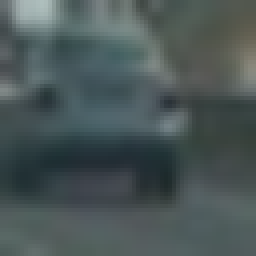
#> input picture data/vehicles/GTI_Far/image0024.png, 64 x 64 px (shown 4 times larger); its folder holds 3 pictures in this run; the run also reads 1 picture not shown here
$ jupyter execute --allow-errors P5.ipynb   (shell and % lines are left out)   (older library calls are emulated)
#> lines starting #> are read from the running program, lines starting #| are printed output that depends on the picture
### lesson_functions.py
import matplotlib.image as mpimg
import numpy as np
import cv2
from skimage.feature import hog
# Define a function to return HOG features and visualization
# [7 lines left out: function convert_color, not called in this run]

def get_hog_features(img, orient, pix_per_cell, cell_per_block,
                        vis=False, feature_vec=True):
    # Call with two outputs if vis==True
    if vis == True:
        features, hog_image = hog(img, orientations=orient,
                                  pixels_per_cell=(pix_per_cell, pix_per_cell),
                                  cells_per_block=(cell_per_block, cell_per_block),
                                  transform_sqrt=True,
                                  visualise=vis, feature_vector=feature_vec)
        return features, hog_image
    # Otherwise call with one output
    else:
        features = hog(img, orientations=orient,
                       pixels_per_cell=(pix_per_cell, pix_per_cell),
                       cells_per_block=(cell_per_block, cell_per_block),
                       transform_sqrt=True,
                       visualise=vis, feature_vector=feature_vec)
        return features

# Define a function to compute binned color features
def bin_spatial(img, size=(32, 32)):
    # Use cv2.resize().ravel() to create the feature vector
    features = cv2.resize(img, size).ravel()
    # Return the feature vector
    return features

# Define a function to compute color histogram features
# NEED TO CHANGE bins_range if reading .png files with mpimg!
def color_hist(img, nbins=32, bins_range=(0, 256)):
    # Compute the histogram of the color channels separately
    channel1_hist = np.histogram(img[:,:,0], bins=nbins, range=bins_range)
    channel2_hist = np.histogram(img[:,:,1], bins=nbins, range=bins_range)
    channel3_hist = np.histogram(img[:,:,2], bins=nbins, range=bins_range)
    # Concatenate the histograms into a single feature vector
    hist_features = np.concatenate((channel1_hist[0], channel2_hist[0], channel3_hist[0]))
    # Return the individual histograms, bin_centers and feature vector
    return hist_features

# Define a function to extract features from a list of images
# Have this function call bin_spatial() and color_hist()
def extract_features(imgs, color_space='RGB', spatial_size=(32, 32),
                        hist_bins=32, orient=9,
                        pix_per_cell=8, cell_per_block=2, hog_channel=0,
                        spatial_feat=True, hist_feat=True, hog_feat=True):
    # Create a list to append feature vectors to
    features = []
    # Iterate through the list of images
    for file in imgs:
        file_features = []
        # Read in each one by one
        image = mpimg.imread(file)
		#image = cv2.imread(file)
        # apply color conversion if other than 'RGB'
        if color_space != 'RGB':
            if color_space == 'HSV':
                feature_image = cv2.cvtColor(image, cv2.COLOR_RGB2HSV)
            elif color_space == 'LUV':
                feature_image = cv2.cvtColor(image, cv2.COLOR_RGB2LUV)
            elif color_space == 'HLS':
                feature_image = cv2.cvtColor(image, cv2.COLOR_RGB2HLS)
            elif color_space == 'YUV':
                feature_image = cv2.cvtColor(image, cv2.COLOR_RGB2YUV)
            elif color_space == 'YCrCb':
                feature_image = cv2.cvtColor(image, cv2.COLOR_RGB2YCrCb)
        else: feature_image = np.copy(image)

        if spatial_feat == True:
            spatial_features = bin_spatial(feature_image, size=spatial_size)
            file_features.append(spatial_features)
        if hist_feat == True:
            # Apply color_hist()
            hist_features = color_hist(feature_image, nbins=hist_bins)
            file_features.append(hist_features)
        if hog_feat == True:
        # Call get_hog_features() with vis=False, feature_vec=True
            if hog_channel == 'ALL':
                hog_features = []
                for channel in range(feature_image.shape[2]):
                    hog_features.append(get_hog_features(feature_image[:,:,channel],
                                        orient, pix_per_cell, cell_per_block,
                                        vis=False, feature_vec=True))
                hog_features = np.ravel(hog_features)
            else:
                hog_features = get_hog_features(feature_image[:,:,hog_channel], orient,
                            pix_per_cell, cell_per_block, vis=False, feature_vec=True)
            # Append the new feature vector to the features list
            file_features.append(hog_features)
        features.append(np.concatenate(file_features))
    # Return list of feature vectors
    return features

# Define a function that takes an image,
# start and stop positions in both x and y,
# window size (x and y dimensions),
# and overlap fraction (for both x and y)
# [132 lines left out: functions slide_window, draw_boxes, single_img_features, search_windows, not called in this run]

### P5.ipynb
# Self-Driving Car Engineer Nanodegree

## Project: **Vehicle Detection**

---

The goals / steps of this project are the following:

* Perform a Histogram of Oriented Gradients (HOG) feature extraction on a labeled training set of images and train a classifier Linear SVM classifier
* Optionally, you can also apply a color transform and append binned color features, as well as histograms of color, to your HOG feature vector.
* Note: for those first two steps don't forget to normalize your features and randomize a selection for training and testing.
* Implement a sliding-window technique and use your trained classifier to search for vehicles in images.
* Run your pipeline on a video stream (start with the test_video.mp4 and later implement on full project_video.mp4) and create a heat map of recurring detections frame by frame to reject outliers and follow detected vehicles.
* Estimate a bounding box for vehicles detected.
---

## Import Packages

[cell 1]
#importing some useful packages
from skimage.feature import hog
from sklearn.svm import LinearSVC
from sklearn.preprocessing import StandardScaler
from sklearn.model_selection import train_test_split
from scipy.ndimage.measurements import label
from sklearn.utils import shuffle
from lesson_functions import *
import matplotlib.image as mpimg
import matplotlib.pyplot as plt
import numpy as np
import pickle
import cv2
import glob
import time

## Data Exploration

### Read in Image files, split it to Trainning and Test set, Image visualization

[cell 2]
## Manually split files in each folder with 0.8/0.2 Train/Test as there are time sequence samples in GTI imaages
def file_split(path, rate=0.8):
    file = glob.glob(path + '/*.png')
    cut = int(rate*len(file))
    #print (cut)
    file1 = file[:cut]
    file2 = file[cut:]

    #print (file1[len(file1)-1], file2[0])
    return file1, file2

car_train_file, car_test_file = [], []
not_car_train_file, not_car_test_file = [], []

for dir in glob.glob('data/vehicles/*'):
    file1, file2 = file_split(dir)
    car_train_file.extend(file1)
    car_test_file.extend(file2)
#> pass 2 of the loop `for dir in glob.glob('data/vehicles/*'):`:

for dir in glob.glob('data/non-vehicles/*'):
    file1, file2 = file_split(dir)
    not_car_train_file.extend(file1)
    not_car_test_file.extend(file2)

print ('There are {} car images, split {} for training and {} for test'.
       format((len(car_train_file)+len(car_test_file)),len(car_train_file), len(car_test_file)))
print ('There are {} non_car images, split {} for training and {} for test'.
       format((len(not_car_train_file)+len(not_car_test_file)), len(not_car_train_file), len(not_car_test_file)))

# Sample image visualzation
fig, axs = plt.subplots(2, 5, figsize=(10,5))
axs = axs.ravel()
for i in range(5):
    #plt.subplot(1, 5, i+1)
    image1 = mpimg.imread(car_train_file[np.random.randint(0, len(car_train_file))])
#> image1 is the input picture: shape (64, 64, 3) float32; mean R, G, B 0.292, 0.34, 0.341
    axs[i].axis('off')
    axs[i].set_title(str(i+1)+'-Car')
    axs[i].imshow(image1)
#> pass 2 of the loop `for i in range(5):`:
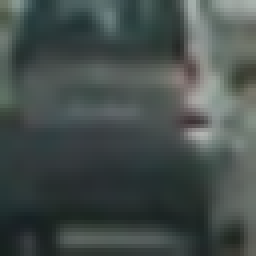
#> input picture data/vehicles/GTI_Far/image0073.png, 64 x 64 px (shown 4 times larger)
#> image1 is the input picture: shape (64, 64, 3) float32; mean R, G, B 0.27, 0.306, 0.297
#> (the rest of this cell did not finish here and is left out)

## HOG Classify and Trainning with Linear SVM

### HOG Feature Visalize with Image Samples

[cell 3]
# Visualize HOG examples
plt.figure(figsize=(10,10))
#> (the rest of this cell did not finish here and is left out)

#> in get_hog_features, `features, hog_image = hog(img, orientations=orient, pixels_per_cell=(p..`: features = 1764 values, max 0.503 at index 1624, min 0 at index 23, mean 0.116
#> in get_hog_features, `features, hog_image = hog(img, orientations=orient, pixels_per_cell=(p..`:
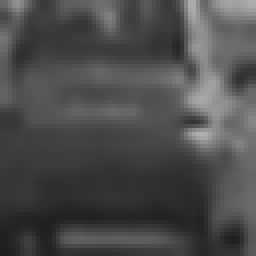
#> img: shape (64, 64) float32 (shown 4 times larger); min 0.118, max 0.694, mean 0.297
#> `car_hog = get_hog_features(car_img[:,:,2], 9, 8, 2, vis=True, feature_..`:
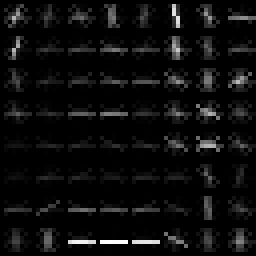
#> car_hog: shape (64, 64) float32 (shown 4 times larger); min 0, max 0.0792, mean 0.0041; drawn with min black and max white
    noncar_img = mpimg.imread(not_car_train_file[np.random.randint(0, len(not_car_train_file))])
    noncar_hog = get_hog_features(noncar_img[:,:,2], 9, 8, 2, vis=True, feature_vec=True)[1]
    plt.subplot(4,4,4*i+1)
    plt.axis('off')
    plt.title('Car -'+ str(i+1))
    plt.imshow(car_img)
    plt.subplot(4,4,4*i+2)
    plt.axis('off')
    plt.title('Car Hog -'+ str(i+1))
    plt.imshow(car_hog, cmap='gray')
    plt.subplot(4,4,4*i+3)
    plt.axis('off')
    plt.title('Not Car -'+ str(i+1))
    plt.imshow(noncar_img)
    plt.subplot(4,4,4*i+4)
    plt.axis('off')
    plt.title('Not Car Hog-'+ str(i+1))
    plt.imshow(noncar_hog, cmap='gray')

plt.savefig('output_images/car_noncar_hog.png')
plt.show()

### Extract Featuers with Spatial, Color Hist, and HOG

[cell 4]
# Extract Feathuers

color_space = 'YCrCb' # Can be RGB, HSV, LUV, HLS, YUV, YCrCb
spatial_size = (16, 16)
hist_bins = 32
orient = 9
pix_per_cell = 8
cell_per_block = 2
hog_channel = 'ALL'
spatial_feat = True
hist_feat = True
hog_feat = True

t=time.time()
car_train_f = extract_features(car_train_file, color_space=color_space, spatial_size=spatial_size,
                               hist_bins=hist_bins, orient=orient, pix_per_cell=pix_per_cell,
                               cell_per_block=cell_per_block, hog_channel=hog_channel,
                               spatial_feat=spatial_feat, hist_feat=hist_feat, hog_feat=hog_feat)
#> in extract_features, `feature_image = cv2.cvtColor(image, cv2.COLOR_RGB2YCrCb)`: feature_image: shape (64, 64, 3) float32; mean of channels 0, 1, 2 0.326, 0.476, 0.509
#> in bin_spatial, `features = cv2.resize(img, size).ravel()`: features = 768 values, max 0.713 at index 6, min 0.159 at index 558, mean 0.437
#> in extract_features, `spatial_features = bin_spatial(feature_image, size=spatial_size)`: spatial_features has the same summary as features in bin_spatial
#> in color_hist, `hist_features = np.concatenate((channel1_hist[0], channel2_hist[0], ch..`: hist_features = 96 values, max 4096 at index 0, min 0 at index 1, mean 128
#> after the loop in extract_features, `for channel in range(feature_image.shape[2]):`: hog_features = 3 items
#> in extract_features, `hog_features = np.ravel(hog_features)`: hog_features = 5292 values, max 0.623 at index 1588, min 0 at index 1, mean 0.129
#> pass 2 of the loop in extract_features, `for file in imgs:`:
#> feature_image: shape (64, 64, 3) float32; mean of channels 0, 1, 2 0.294, 0.483, 0.502
#> spatial_features = 768 values, max 0.67 at index 420, min 0.124 at index 672, mean 0.426
#> after the loop in extract_features, `for channel in range(feature_image.shape[2]):`: hog_features = 3 items
#> in extract_features, `hog_features = np.ravel(hog_features)`: hog_features = 5292 values, max 0.509 at index 1624, min 0 at index 8, mean 0.129
#> car_train_f = 2 items

car_test_f = extract_features(car_test_file, color_space=color_space, spatial_size=spatial_size,
                               hist_bins=hist_bins, orient=orient, pix_per_cell=pix_per_cell,
                               cell_per_block=cell_per_block, hog_channel=hog_channel,
                               spatial_feat=spatial_feat, hist_feat=hist_feat, hog_feat=hog_feat)
#> call 2 of extract_features, with color_space = 'YCrCb', spatial_size = (16, 16), hist_bins = 32, orient = 9, pix_per_cell = 8, cell_per_block = 2, hog_channel = 'ALL', spatial_feat = True
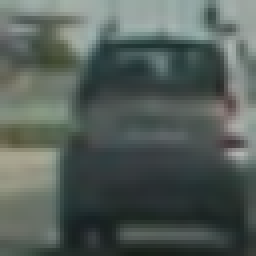
#> input picture data/vehicles/GTI_Far/image0075.png, 64 x 64 px (shown 4 times larger)
#> in extract_features, image is the input picture: shape (64, 64, 3) float32; mean R, G, B 0.33, 0.369, 0.35
#> in extract_features (call 2), `feature_image = cv2.cvtColor(image, cv2.COLOR_RGB2YCrCb)`: feature_image: shape (64, 64, 3) float32; mean of channels 0, 1, 2 0.355, 0.482, 0.497
#> in extract_features (call 2), `spatial_features = bin_spatial(feature_image, size=spatial_size)`: spatial_features = 768 values, max 0.669 at index 42, min 0.127 at index 684, mean 0.446
#> after the loop in extract_features (call 2), `for channel in range(feature_image.shape[2]):`: hog_features = 3 items
#> in extract_features (call 2), `hog_features = np.ravel(hog_features)`: hog_features = 5292 values, max 0.513 at index 166, min 0 at index 26, mean 0.128
#> pass 2 of the loop in extract_features, `for file in imgs:`:
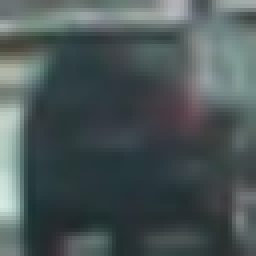
#> input picture data/vehicles/GTI_Left/image0023.png, 64 x 64 px (shown 4 times larger)
#> in extract_features, image is the input picture: shape (64, 64, 3) float32; mean R, G, B 0.294, 0.339, 0.341
#> feature_image: shape (64, 64, 3) float32; mean of channels 0, 1, 2 0.326, 0.477, 0.509
#> spatial_features = 768 values, max 0.846 at index 576, min 0.161 at index 636, mean 0.437
#> after the loop in extract_features (call 2), `for channel in range(feature_image.shape[2]):`: hog_features = 3 items
#> in extract_features (call 2), `hog_features = np.ravel(hog_features)`: hog_features = 5292 values, max 0.579 at index 1008, min 0 at index 7, mean 0.131
#> car_test_f = 2 items

noncar_train_f = extract_features(not_car_train_file, color_space=color_space, spatial_size=spatial_size,
                               hist_bins=hist_bins, orient=orient, pix_per_cell=pix_per_cell,
                               cell_per_block=cell_per_block, hog_channel=hog_channel,
                               spatial_feat=spatial_feat, hist_feat=hist_feat, hog_feat=hog_feat)

noncar_test_f = extract_features(not_car_test_file, color_space=color_space, spatial_size=spatial_size,
                               hist_bins=hist_bins, orient=orient, pix_per_cell=pix_per_cell,
                               cell_per_block=cell_per_block, hog_channel=hog_channel,
                               spatial_feat=spatial_feat, hist_feat=hist_feat, hog_feat=hog_feat)
t2=time.time()
print (round(t2-t, 2), 'Seconds to extract features')

### Normalize data and shuffle, Train with linear SVM

#> (a cell that did not finish here is left out)

[cell 6]
# Train classifier with Linear SVC and check prediction
print('Using:',orient,'orientations',pix_per_cell,
    'pixels per cell and', cell_per_block,'cells per block')
#> (the rest of this cell did not finish here and is left out)

## Detect Car with Classifier

[cell 7]
# Define a single function that can extract features using hog sub-sampling and make predictions
# [67 lines left out: function find_cars, not called in this run]

#> (a cell that did not finish here is left out)

### Heatmap to resolve multiple detections and false positives

[cell 9]
# [30 lines left out: functions add_heat, apply_threshold, draw_labeled_bboxes, not called in this run]

#> (a cell that did not finish here is left out)

## Test Images

[cell 11]
# Visualize Find Car function on test images, using scale 1, 1.5 and 2
images = glob.glob("test_images/*.jpg")
#> images = []

fig = plt.figure(figsize=(20,20))
for i, fname in enumerate(images):
    image = mpimg.imread(fname)
    draw_image = np.copy(image)
    hot_windows = []

    for scale in scales:
        car_windows = find_cars(image, ystart, ystop, scale, svc, X_scaler, orient, pix_per_cell,
                                cell_per_block, spatial_size, hist_bins)
        hot_windows.extend(car_windows)


    window_img = draw_boxes(draw_image, hot_windows, color=(0, 0, 255), thick=6)
    heatmap_img = np.zeros_like(image[:,:,0])
    heatmap_img = add_heat(heatmap_img, hot_windows)

    #fig = plt.figure(figsize=(15,5))
    ax1 = fig.add_subplot(6,4,4*i+1)
    ax1.axis('off')
    ax1.set_title('find car-' + fname.split('\\')[-1])
    ax1.imshow(window_img)

    ax2 = fig.add_subplot(6,4,4*i+2)
    ax2.axis('off')
    ax2.set_title('heatmap-' + fname.split('\\')[-1])
    ax2.imshow(heatmap_img, cmap='hot')

    heatmap_threshold = apply_threshold(heatmap_img, 3)
    ax3 = fig.add_subplot(6,4,4*i+3)
    ax3.axis('off')
    ax3.set_title('threshold-' + fname.split('\\')[-1])
    ax3.imshow(heatmap_img, cmap='hot')

    labels = label(heatmap_threshold)
    draw_img = draw_labeled_bboxes(np.copy(image), labels)
    ax4 = fig.add_subplot(6,4,4*i+4)
    ax4.axis('off')
    ax4.set_title('car image-' + fname.split('\\')[-1])
    ax4.imshow(draw_img)


plt.savefig('output_images/test_final.png')
plt.show()
